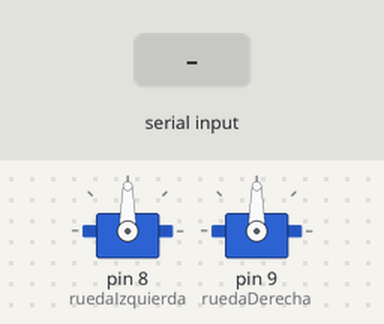
Bench run of a sketch on a simulated Arduino Uno, built with avr-gcc and run on an emulated ATmega328P. Shown: 2 × servo. Inputs (shaded band) come from the test bench.

Above: at 1.2 s.
1.3 s: "F" received over Serial
At 1.9 s:
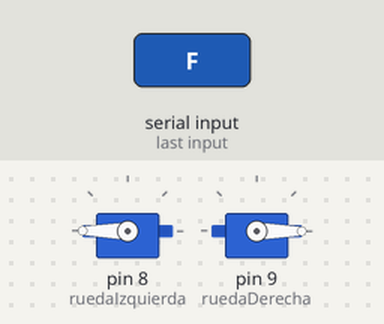
2.8 s: "B" received over Serial
At 4.0 s:
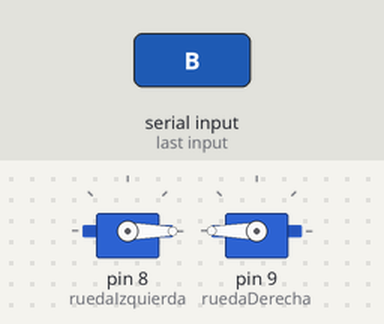
4.3 s: "L" received over Serial
At 5.4 s:
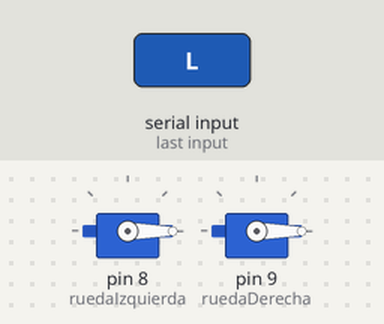
5.8 s: "R" received over Serial
At 6.5 s:
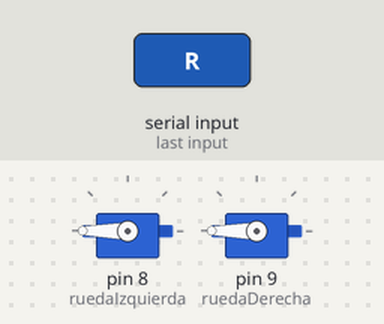
7.3 s: "S" received over Serial
At 7.7 s:
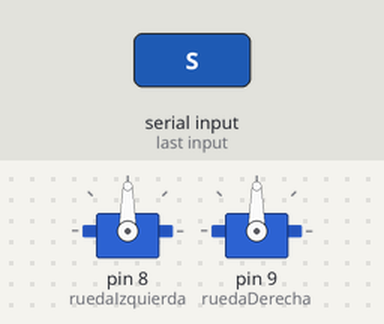
Timing chart, 0 to 9.8 s (numbered marks = the images above; inputs shaded):
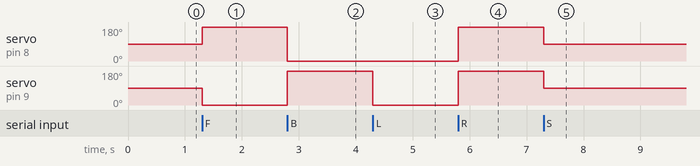

Measured:
- after the input at 1.3 s, servo on pin 8 (ruedaIzquierda): 90° → 180° at once; servo on pin 9 (ruedaDerecha): 90° → 0° at once
- after the input at 2.8 s, servo on pin 8 (ruedaIzquierda): 180° → 0° at once; servo on pin 9 (ruedaDerecha): 0° → 180° at once
- after the input at 4.3 s, servo on pin 9 (ruedaDerecha): 180° → 0° at once
- after the input at 5.8 s, servo on pin 8 (ruedaIzquierda), servo on pin 9 (ruedaDerecha): 0° → 180° at once
- after the input at 7.3 s, servo on pin 8 (ruedaIzquierda), servo on pin 9 (ruedaDerecha): 180° → 90° at once

The sketch:

bluetooth.ino
```cpp
#include <Servo.h>

Servo ruedaIzquierda;
Servo ruedaDerecha;

void setup() {
  ruedaIzquierda.attach(8);
  ruedaDerecha.attach(9);
  Serial.begin(19200);
  }

void loop() {
  if (Serial.available()) {
    char comando = Serial.read();

    if (comando == 'F') {
      // Adelante
      ruedaIzquierda.write(180);
      ruedaDerecha.write(0);
    }
    else if (comando == 'B') {
      // Atras
      ruedaIzquierda.write(0);
      ruedaDerecha.write(180);
    }
    else if (comando == 'L') {
      // Izquierda
      ruedaIzquierda.write(0);
      ruedaDerecha.write(0);
    }
    else if (comando == 'R') {
      // Derecha
      ruedaIzquierda.write(180);
      ruedaDerecha.write(180);
    }
    else if (comando == 'S') {
      // Parar
      ruedaIzquierda.write(90);
      ruedaDerecha.write(90);
    }
  }
}
```
